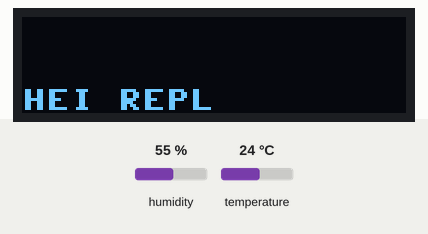
Recording of a program running on a simulated MicroPython board. Shown: 128×32 one-colour display. Inputs (shaded band) come from the test bench; at power-on: humidity 55 %, temperature 24 °C. Library files of the repository ran but are not shown: sht31.py, ssd1306.py; what the program prints to the serial console is not drawn. At 0.1 s the program stops and its outputs stay as they are.

Above: at 0.1 s.

The program:

repl.py
```python
from machine import Pin, I2C, Timer
from micropython import const
import asyncio
import lib.sht31 as sht31
import lib.ssd1306 as ssd1306

print(f"Hei REPL")

i2c = I2C(0, scl=Pin(7), sda=Pin(6), freq=400000)
sensor = sht31.SHT31(i2c, addr=0x44)
display = ssd1306.SSD1306_I2C(128, 32, i2c)

th = sensor.get_temp_humi()
temp = int("{0:.0f}".format(th[0]*100))
print(temp)

display.fill(0)
display.text(f"HEI REPL", 0, 24)
display.show()
```
